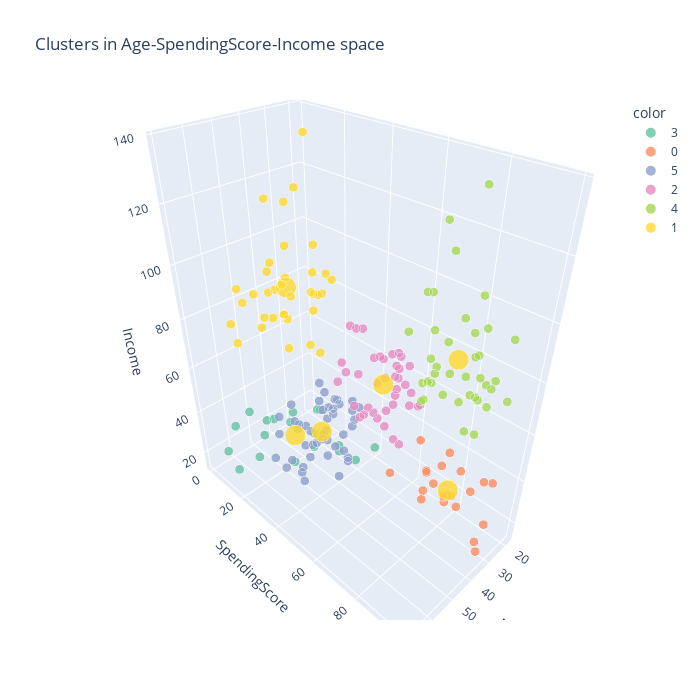

The cell this chart's notebook holds for it:
### Code cell
import plotly.express as px

import plotly.graph_objs as go

kmean_centroids2 = pd.DataFrame(kmean_centroids)
kmean_centroids2.columns = ['1', '2', '3', '4']


customer_df2 = customer_df.copy()
kmean_centroids2.columns = customer_df2.columns
customer_df2 = customer_df2.append(kmean_centroids2)
kmean_clusters2 = np.append(kmean_clusters, [1,1,1,1,1,1])
size2 = pd.DataFrame(np.ones(len(kmean_clusters2)))
size2.iloc[-1] = 5
size2.iloc[-2] = 5
size2.iloc[-3] = 5
size2.iloc[-4] = 5
size2.iloc[-5] = 5
size2.iloc[-6] = 5

fig = px.scatter_3d(
    customer_df2,
    x='Age', 
    y='SpendingScore', 
    z='Income', 
    color=kmean_clusters2.astype(str),
    opacity=0.8,
    height=700,
    width=700,
    title='Clusters in Age-SpendingScore-Income space',
    color_discrete_sequence=px.colors.qualitative.Set2,
    size=size2
)
fig.show()

### Figure 1 — Plotly figure (JSON) as saved in the notebook; plotly's stock layout.template omitted (floating-point values rounded to 4 significant figures)
{"data": [{"hoverlabel": {"namelength": 0}, "hovertemplate": "color=3<br>Age=%{x}<br>SpendingScore=%{y}<br>Income=%{z}<br>size=%{marker.size}", "legendgroup": "3", "marker": {"color": "rgb(102,194,165)", "opacity": 0.8, "size": [1, 1, 1, 1, 1, 1, 1, 1, 1, 1, 1, 1, 1, 1, 1, 1, 1, 1, 1, 1, 1, 1], "sizemode": "area", "sizeref": 0.0125, "symbol": "circle"}, "mode": "markers", "name": "3", "scene": "scene", "showlegend": true, "type": "scatter3d", "x": [19, 20, 31, 35, 64, 67, 58, 37, 35, 52, 35, 46, 54, 45, 40, 60, 53, 49, 42, 36, 48, 49], "y": [39, 6, 40, 6, 3, 14, 15, 13, 35, 29, 35, 5, 14, 32, 31, 4, 4, 14, 17, 26, 36, 28], "z": [15, 16, 17, 18, 19, 19, 20, 20, 21, 23, 24, 25, 28, 28, 29, 30, 33, 33, 34, 37, 39, 39]}, {"hoverlabel": {"namelength": 0}, "hovertemplate": "color=0<br>Age=%{x}<br>SpendingScore=%{y}<br>Income=%{z}<br>size=%{marker.size}", "legendgroup": "0", "marker": {"color": "rgb(252,141,98)", "opacity": 0.8, "size": [1, 1, 1, 1, 1, 1, 1, 1, 1, 1, 1, 1, 1, 1, 1, 1, 1, 1, 1, 1, 1, 1], "sizemode": "area", "sizeref": 0.0125, "symbol": "circle"}, "mode": "markers", "name": "0", "scene": "scene", "showlegend": true, "type": "scatter3d", "x": [21, 23, 22, 23, 30, 35, 24, 22, 20, 35, 25, 31, 29, 35, 23, 21, 18, 21, 30, 20, 24, 24], "y": [81, 77, 76, 94, 72, 99, 77, 79, 66, 98, 73, 73, 82, 61, 87, 73, 92, 81, 73, 75, 92, 65], "z": [15, 16, 17, 18, 19, 19, 20, 20, 21, 23, 24, 25, 28, 28, 29, 30, 33, 33, 34, 37, 38, 39]}, {"hoverlabel": {"namelength": 0}, "hovertemplate": "color=5<br>Age=%{x}<br>SpendingScore=%{y}<br>Income=%{z}<br>size=%{marker.size}", "legendgroup": "5", "marker": {"color": "rgb(141,160,203)", "opacity": 0.8, "size": [1, 1, 1, 1, 1, 1, 1, 1, 1, 1, 1, 1, 1, 1, 1, 1, 1, 1, 1, 1, 1, 1, 1, 1, 1, 1, 1, 1, 1, 1, 1, 1, 1, 1, 1, 1, 1, 1, 1, 1, 1, 1, 1, 1], "sizemode": "area", "sizeref": 0.0125, "symbol": "circle"}, "mode": "markers", "name": "5", "scene": "scene", "showlegend": true, "type": "scatter3d", "x": [65, 50, 49, 59, 50, 47, 51, 69, 53, 70, 67, 54, 63, 43, 68, 70, 47, 60, 60, 59, 45, 49, 57, 67, 46, 48, 55, 50, 68, 48, 47, 48, 49, 67, 49, 66, 54, 68, 66, 65, 63, 49, 51, 50], "y": [35, 55, 52, 60, 45, 41, 50, 46, 46, 56, 52, 59, 51, 50, 48, 55, 42, 49, 56, 47, 53, 42, 51, 41, 44, 46, 58, 46, 55, 49, 47, 42, 48, 59, 56, 50, 46, 43, 48, 52, 43, 59, 43, 57], "z": [38, 40, 42, 43, 43, 43, 44, 44, 46, 46, 47, 47, 48, 48, 48, 49, 49, 50, 50, 54, 54, 54, 54, 54, 54, 54, 57, 58, 59, 60, 60, 61, 62, 62, 62, 63, 63, 63, 63, 63, 65, 65, 67, 67]}, {"hoverlabel": {"namelength": 0}, "hovertemplate": "color=2<br>Age=%{x}<br>SpendingScore=%{y}<br>Income=%{z}<br>size=%{marker.size}", "legendgroup": "2", "marker": {"color": "rgb(231,138,195)", "opacity": 0.8, "size": [1, 1, 1, 1, 1, 1, 1, 1, 1, 1, 1, 1, 1, 1, 1, 1, 1, 1, 1, 1, 1, 1, 1, 1, 1, 1, 1, 1, 1, 1, 1, 1, 1, 1, 1, 1, 1, 1], "sizemode": "area", "sizeref": 0.0125, "symbol": "circle"}, "mode": "markers", "name": "2", "scene": "scene", "showlegend": true, "type": "scatter3d", "x": [31, 27, 29, 31, 33, 31, 27, 19, 18, 19, 32, 26, 40, 23, 38, 21, 22, 34, 18, 40, 32, 24, 27, 20, 23, 26, 21, 19, 38, 19, 18, 19, 27, 38, 40, 23, 25, 28], "y": [61, 47, 42, 42, 60, 54, 51, 55, 59, 59, 47, 54, 48, 52, 55, 57, 55, 60, 41, 40, 42, 52, 50, 49, 41, 55, 42, 54, 42, 46, 48, 50, 56, 40, 58, 29, 34, 40], "z": [39, 40, 40, 40, 42, 43, 46, 46, 48, 48, 48, 54, 54, 54, 54, 54, 57, 58, 59, 60, 60, 60, 60, 61, 62, 62, 62, 63, 64, 64, 65, 65, 67, 67, 69, 70, 72, 76]}, {"hoverlabel": {"namelength": 0}, "hovertemplate": "color=4<br>Age=%{x}<br>SpendingScore=%{y}<br>Income=%{z}<br>size=%{marker.size}", "legendgroup": "4", "marker": {"color": "rgb(166,216,84)", "opacity": 0.8, "size": [1, 1, 1, 1, 1, 1, 1, 1, 1, 1, 1, 1, 1, 1, 1, 1, 1, 1, 1, 1, 1, 1, 1, 1, 1, 1, 1, 1, 1, 1, 1, 1, 1, 1, 1, 1, 1, 1, 1], "sizemode": "area", "sizeref": 0.0125, "symbol": "circle"}, "mode": "markers", "name": "4", "scene": "scene", "showlegend": true, "type": "scatter3d", "x": [39, 31, 40, 38, 39, 31, 29, 32, 35, 32, 32, 28, 32, 34, 39, 38, 27, 30, 30, 29, 31, 36, 33, 32, 28, 36, 30, 27, 35, 32, 29, 30, 28, 36, 32, 38, 35, 32, 30], "y": [91, 77, 95, 75, 75, 71, 88, 73, 72, 93, 87, 97, 74, 90, 88, 76, 89, 78, 73, 83, 93, 75, 95, 63, 75, 92, 86, 69, 90, 86, 88, 97, 68, 85, 69, 91, 79, 74, 83], "z": [69, 70, 71, 71, 71, 72, 73, 73, 74, 75, 76, 77, 77, 78, 78, 78, 78, 78, 78, 79, 81, 85, 86, 87, 87, 87, 88, 88, 93, 97, 98, 99, 101, 103, 103, 113, 120, 126, 137]}, {"hoverlabel": {"namelength": 0}, "hovertemplate": "color=1<br>Age=%{x}<br>SpendingScore=%{y}<br>Income=%{z}<br>size=%{marker.size}", "legendgroup": "1", "marker": {"color": "rgb(255,217,47)", "opacity": 0.8, "size": [1, 1, 1, 1, 1, 1, 1, 1, 1, 1, 1, 1, 1, 1, 1, 1, 1, 1, 1, 1, 1, 1, 1, 1, 1, 1, 1, 1, 1, 1, 1, 1, 1, 1, 1, 5, 5, 5, 5, 5, 5], "sizemode": "area", "sizeref": 0.0125, "symbol": "circle"}, "mode": "markers", "name": "1", "scene": "scene", "showlegend": true, "type": "scatter3d", "x": [43, 59, 47, 20, 44, 19, 57, 25, 48, 34, 43, 44, 47, 37, 34, 56, 19, 50, 42, 36, 40, 36, 52, 58, 59, 37, 46, 41, 54, 41, 34, 33, 47, 45, 32, 25.27, 41.69, 27.0, 44.32, 32.69, 56.34], "y": [35, 11, 9, 5, 7, 10, 5, 12, 36, 22, 17, 20, 16, 1, 1, 35, 5, 26, 20, 27, 13, 10, 13, 15, 14, 32, 15, 39, 24, 17, 23, 8, 16, 28, 18, 79.36, 17.29, 49.13, 20.27, 82.13, 49.39], "z": [71, 71, 71, 73, 73, 74, 75, 77, 77, 78, 78, 78, 78, 78, 78, 79, 81, 85, 86, 87, 87, 87, 88, 88, 93, 97, 98, 99, 101, 103, 103, 113, 120, 126, 137, 25.73, 88.23, 56.66, 25.77, 86.54, 53.7]}], "layout": {"height": 700, "legend": {"itemsizing": "constant", "title": {"text": "color"}, "tracegroupgap": 0}, "scene": {"domain": {"x": [0, 1], "y": [0, 1]}, "xaxis": {"title": {"text": "Age"}}, "yaxis": {"title": {"text": "SpendingScore"}}, "zaxis": {"title": {"text": "Income"}}}, "title": {"text": "Clusters in Age-SpendingScore-Income space"}, "width": 700}}
